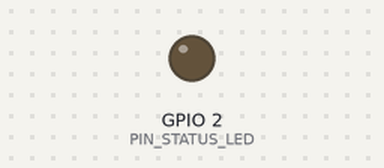
The sketch below on a simulated ESP32. Parts: output pins drawn as LEDs (lit = HIGH). WiFi joins after 1.5 s; servers stay silent unless stated; uploads are accepted with an empty reply; random numbers use the default seed unless the sketch sets one; what the sketch prints to the serial monitor is not drawn.

Above: at 2.5 s.
At 6.11 s:
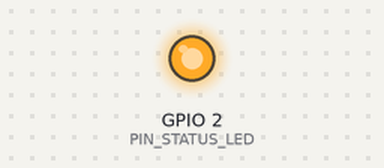
Timing chart, 0 to 8.9 s (numbered marks = the images above):
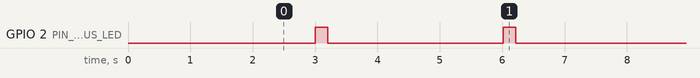

The sketch:

milkguard_esp32_firmware.ino
```cpp
/**
 * MILKGUARD ESP32 Hardware Integration Firmware Skeleton
 *
 * Target Board: ESP32-WROOM-32 / ESP32-S3
 * Framework   : Arduino / PlatformIO
 *
 * Notice & Hardware Honesty:
 * Physical ESP32 microcontrollers and physical sensors have NOT yet been connected or tested in production.
 * This firmware provides a hardware-ready integration foundation establishing HTTP REST
 * telemetry transport, header authentication (X-Device-Key), JSON payload serialization,
 * sequence tracking, and non-blocking sensor sampling architecture.
 *
 * Physical sensor breakout functions are provided as modular hooks ready for
 * hardware-specific driver libraries (DS18B20, pH-4502C, EC probe, optical NIR).
 */

#include <WiFi.h>
#include <HTTPClient.h>
#include <ArduinoJson.h>

// ==========================================
// 1. NETWORK & BACKEND CONFIGURATION
// ==========================================
const char* WIFI_SSID     = "MILKGUARD_AP";
const char* WIFI_PASSWORD = "dairy_secure_password";

// MILKGUARD Backend API Endpoint
const char* SERVER_URL    = "http://192.168.1.100:5000/api/devices/ESP32-MILK-001/telemetry";

// Device Identification & Security Key
const char* DEVICE_ID     = "ESP32-MILK-001";
const char* DEVICE_KEY    = "dev_key_esp32_milk_001_live"; // Provisioned via Admin panel
const char* FIRMWARE_VER  = "v2.1.0-firmware";

// Telemetry Sampling Interval (milliseconds)
const unsigned long TELEMETRY_INTERVAL_MS = 3000;
unsigned long lastTelemetryTime = 0;
unsigned long sequenceCounter = 1000;

// ==========================================
// 2. HARDWARE PIN DEFINITIONS (REFERENCE)
// ==========================================
#define PIN_TEMP_DS18B20   4   // OneWire Digital Bus
#define PIN_PH_ANALOG     34   // ADC1 Channel 6 (0-3.3V)
#define PIN_EC_ANALOG     35   // ADC1 Channel 7 (0-3.3V)
#define PIN_NIR_OPTICAL   32   // ADC1 Channel 4 (Turbidity/Fat)
#define PIN_BATT_DIVIDER  33   // ADC1 Voltage Divider
#define PIN_STATUS_LED     2   // Built-in Blue LED

// ==========================================
// 3. SENSOR ABSTRACTION FUNCTIONS
// ==========================================

/**
 * Reads milk temperature in degrees Celsius (°C)
 * Replace placeholder with DallasTemperature / OneWire driver in physical build.
 */
float readTemperature() {
  // Physical implementation:
  // sensors.requestTemperatures();
  // return sensors.getTempCByIndex(0);

  // Baseline simulated reading for firmware test:
  float baseline = 24.2;
  float jitter = ((random(0, 100) - 50) / 50.0) * 0.15;
  return baseline + jitter;
}

/**
 * Reads pH value (0.00 - 14.00)
 * Uses calibrated analog voltage mapping: pH = 7.0 + ((Vmid - Vread) / Slope)
 */
float readPH() {
  // Physical implementation:
  // int adcVal = analogRead(PIN_PH_ANALOG);
  // float voltage = adcVal * (3.3 / 4095.0);
  // return 3.5 * voltage + phOffset;

  float baseline = 6.65;
  float jitter = ((random(0, 100) - 50) / 50.0) * 0.02;
  return baseline + jitter;
}

/**
 * Reads estimated Fat content (%) via optical NIR turbidity probe
 */
float readFat() {
  float baseline = 4.5;
  float jitter = ((random(0, 100) - 50) / 50.0) * 0.05;
  return baseline + jitter;
}

/**
 * Reads Specific Density in g/mL (approx 1.0280 - 1.0320)
 */
float readDensity() {
  float baseline = 1.0295;
  float jitter = ((random(0, 100) - 50) / 50.0) * 0.0003;
  return baseline + jitter;
}

/**
 * Reads Electrical Conductivity in mS/cm
 */
float readConductivity() {
  float baseline = 4.9;
  float jitter = ((random(0, 100) - 50) / 50.0) * 0.05;
  return baseline + jitter;
}

/**
 * Reads milk volume/level in container (Litres)
 */
float readMilkLevel() {
  return 25.0; // Level probe
}

/**
 * Reads battery level percentage (0 - 100%)
 */
int readBatteryLevel() {
  return 96;
}

// ==========================================
// 4. TELEMETRY TRANSMISSION LOGIC
// ==========================================

void sendTelemetryPacket() {
  if (WiFi.status() != WL_CONNECTED) {
    Serial.println("[ESP32] ⚠️ Wi-Fi disconnected. Reconnecting...");
    WiFi.reconnect();
    return;
  }

  digitalWrite(PIN_STATUS_LED, HIGH);

  // 1. Sample sensor readings
  float temp = readTemperature();
  float ph = readPH();
  float fat = readFat();
  float density = readDensity();
  float conductivity = readConductivity();
  float milkLevel = readMilkLevel();
  int battery = readBatteryLevel();
  sequenceCounter++;

  // 2. Build JSON payload
  StaticJsonDocument<384> doc;
  doc["deviceId"] = DEVICE_ID;
  doc["temperature"] = serialized(String(temp, 2));
  doc["ph"] = serialized(String(ph, 2));
  doc["fat"] = serialized(String(fat, 2));
  doc["density"] = serialized(String(density, 4));
  doc["conductivity"] = serialized(String(conductivity, 2));
  doc["milkLevel"] = serialized(String(milkLevel, 1));
  doc["firmwareVersion"] = FIRMWARE_VER;
  doc["sequenceNumber"] = sequenceCounter;
  doc["batteryLevel"] = battery;

  String jsonPayload;
  serializeJson(doc, jsonPayload);

  // 3. Dispatch HTTP POST request
  HTTPClient http;
  http.begin(SERVER_URL);
  http.addHeader("Content-Type", "application/json");
  http.addHeader("X-Device-Key", DEVICE_KEY); // Secure header authentication

  int httpCode = http.POST(jsonPayload);

  if (httpCode > 0) {
    String response = http.getString();
    if (httpCode == 200) {
      Serial.printf("[ESP32] ✅ SEQ #%lu dispatched successfully (HTTP 200)\n", sequenceCounter);
    } else if (httpCode == 409) {
      Serial.printf("[ESP32] ⚠️ Out of order/sequence collision (HTTP 409): %s\n", response.c_str());
    } else if (httpCode == 401) {
      Serial.printf("[ESP32] ❌ Authentication failed: check X-Device-Key credentials!\n");
    } else {
      Serial.printf("[ESP32] ⚠️ HTTP %d: %s\n", httpCode, response.c_str());
    }
  } else {
    Serial.printf("[ESP32] ❌ HTTP POST failed. Error: %s\n", http.errorToString(httpCode).c_str());
  }

  http.end();
  digitalWrite(PIN_STATUS_LED, LOW);
}

// ==========================================
// 5. ARDUINO SETUP & LOOP
// ==========================================

void setup() {
  Serial.begin(115200);
  delay(500);

  pinMode(PIN_STATUS_LED, OUTPUT);
  digitalWrite(PIN_STATUS_LED, LOW);

  Serial.println("\n==========================================");
  Serial.println("  🥛 MILKGUARD ESP32 HARDWARE ANALYZER   ");
  Serial.println("==========================================");
  Serial.printf("Device ID   : %s\n", DEVICE_ID);
  Serial.printf("Firmware    : %s\n", FIRMWARE_VER);
  Serial.printf("Endpoint    : %s\n", SERVER_URL);
  Serial.println("------------------------------------------");

  // Connect to Wi-Fi
  Serial.printf("Connecting to Wi-Fi: %s", WIFI_SSID);
  WiFi.mode(WIFI_STA);
  WiFi.begin(WIFI_SSID, WIFI_PASSWORD);

  int retries = 0;
  while (WiFi.status() != WL_CONNECTED && retries < 20) {
    delay(500);
    Serial.print(".");
    retries++;
  }

  if (WiFi.status() == WL_CONNECTED) {
    Serial.println("\n[ESP32] ✅ Wi-Fi Connected!");
    Serial.printf("[ESP32] IP Address: %s\n", WiFi.localIP().toString().c_str());
    Serial.printf("[ESP32] MAC Address: %s\n", WiFi.macAddress().c_str());
  } else {
    Serial.println("\n[ESP32] ⚠️ Wi-Fi connection timed out. Will auto-retry in loop.");
  }
}

void loop() {
  unsigned long currentMillis = millis();

  if (currentMillis - lastTelemetryTime >= TELEMETRY_INTERVAL_MS) {
    lastTelemetryTime = currentMillis;
    sendTelemetryPacket();
  }

  delay(10);
}
```

Measured:
- by itself, GPIO 2 (PIN_STATUS_LED): alternates HIGH for 0.20 s and LOW for 2.8 s
